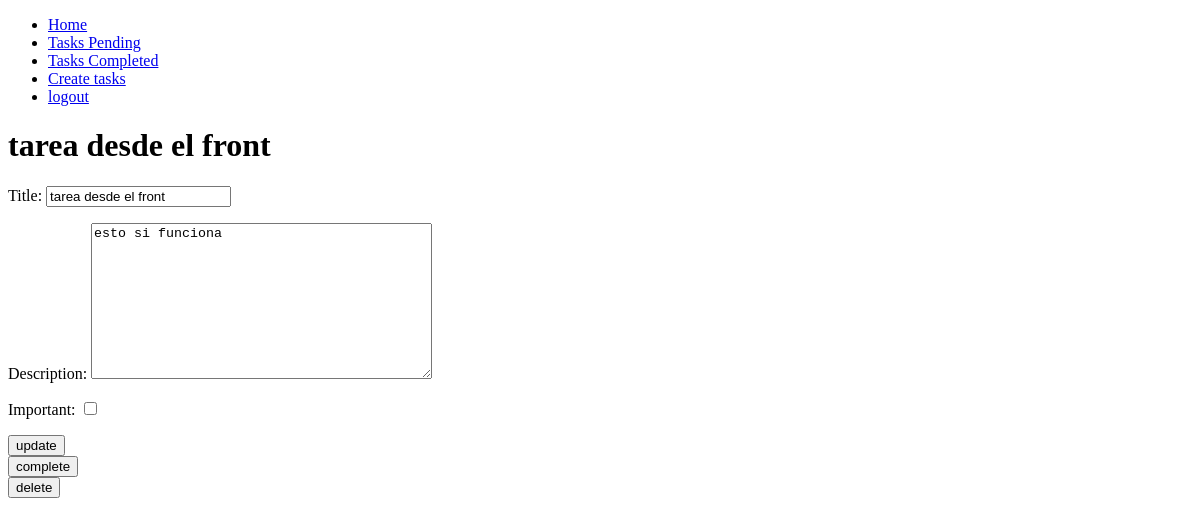
The page /tasks/2 (signed in) on the database as committed earlier.
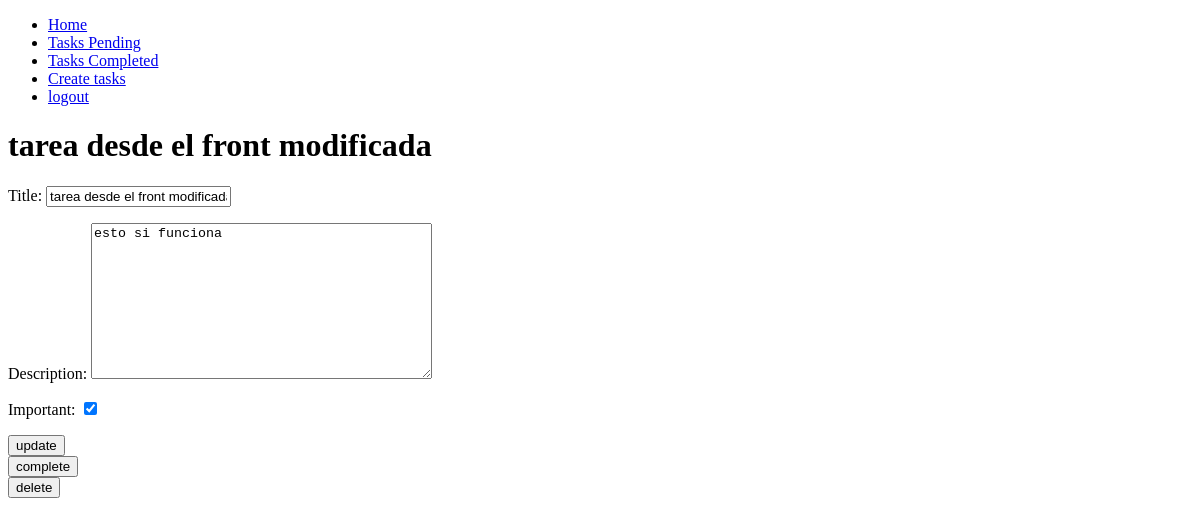
The same page on the database as committed later.
### tasks/models.py (models this page shows, shortened)
class Task(models.Model):
    title = models.CharField(max_length=255)
    description = models.TextField(blank=True)
    created = models.DateTimeField(auto_now_add=True)
    datecompleted = models.DateTimeField(null=True)
    important = models.BooleanField(default=False)
    user = models.ForeignKey(User, on_delete=models.CASCADE)

### tasks/views.py (the view, shortened to what this page needs)
# urls.py: path("tasks/<int:task_id>", views.task_detail, name="task_detail"),
@login_required
def task_detail(request, task_id):
    if request.method == "GET":
        task = get_object_or_404(Task, pk=task_id, user=request.user)
        form = CreateTaskForm(instance=task)
        return render(request, "task_detail.html", {"task": task, "form": form})

### tasks/forms.py
class CreateTaskForm(ModelForm):
    class Meta:
        model = Task
        fields = ["title", "description", "important"]

### tasks/templates/task_detail.html (shortened to what this page needs)
{% extends 'layouts/base.html' %}
{% block content %}
<h1>{{ task.title }}</h1>
<form method="post">
    {{ form.as_p }}
    <button type="submit">update</button>
</form>
<form action="{% url 'complete_task' task.id %}" method="post">
    <button>complete</button>
</form>
<form action="{% url 'delete_task' task.id %}" method="post">
    <button>delete</button>
</form>
{% endblock %}

Rows that differ between the two databases and show on the page:
changed Task "esto si funciona": title "tarea desde el front" → "tarea desde el front modificada"; important "☐" → "☑"
